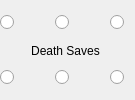
<?xml version="1.0" encoding="UTF-8"?>
<ui version="4.0">
 <class>DeathSaves</class>
 <widget class="QWidget" name="DeathSaves">
  <property name="geometry">
   <rect>
    <x>0</x>
    <y>0</y>
    <width>135</width>
    <height>100</height>
   </rect>
  </property>
  <property name="minimumSize">
   <size>
    <width>135</width>
    <height>100</height>
   </size>
  </property>
  <property name="maximumSize">
   <size>
    <width>135</width>
    <height>100</height>
   </size>
  </property>
  <property name="windowTitle">
   <string>Form</string>
  </property>
  <widget class="QRadioButton" name="death1">
   <property name="geometry">
    <rect>
     <x>0</x>
     <y>10</y>
     <width>25</width>
     <height>25</height>
    </rect>
   </property>
   <property name="minimumSize">
    <size>
     <width>25</width>
     <height>25</height>
    </size>
   </property>
   <property name="maximumSize">
    <size>
     <width>25</width>
     <height>25</height>
    </size>
   </property>
   <property name="cursor">
    <cursorShape>PointingHandCursor</cursorShape>
   </property>
   <property name="text">
    <string/>
   </property>
   <property name="iconSize">
    <size>
     <width>25</width>
     <height>25</height>
    </size>
   </property>
   <property name="checked">
    <bool>false</bool>
   </property>
   <property name="autoExclusive">
    <bool>false</bool>
   </property>
  </widget>
  <widget class="QRadioButton" name="death2">
   <property name="geometry">
    <rect>
     <x>55</x>
     <y>10</y>
     <width>25</width>
     <height>25</height>
    </rect>
   </property>
   <property name="minimumSize">
    <size>
     <width>25</width>
     <height>25</height>
    </size>
   </property>
   <property name="maximumSize">
    <size>
     <width>25</width>
     <height>25</height>
    </size>
   </property>
   <property name="cursor">
    <cursorShape>PointingHandCursor</cursorShape>
   </property>
   <property name="text">
    <string/>
   </property>
   <property name="iconSize">
    <size>
     <width>25</width>
     <height>25</height>
    </size>
   </property>
   <property name="checked">
    <bool>false</bool>
   </property>
   <property name="autoExclusive">
    <bool>false</bool>
   </property>
  </widget>
  <widget class="QRadioButton" name="death3">
   <property name="geometry">
    <rect>
     <x>110</x>
     <y>10</y>
     <width>25</width>
     <height>25</height>
    </rect>
   </property>
   <property name="minimumSize">
    <size>
     <width>25</width>
     <height>25</height>
    </size>
   </property>
   <property name="maximumSize">
    <size>
     <width>25</width>
     <height>25</height>
    </size>
   </property>
   <property name="cursor">
    <cursorShape>PointingHandCursor</cursorShape>
   </property>
   <property name="text">
    <string/>
   </property>
   <property name="iconSize">
    <size>
     <width>25</width>
     <height>25</height>
    </size>
   </property>
   <property name="checked">
    <bool>false</bool>
   </property>
   <property name="autoExclusive">
    <bool>false</bool>
   </property>
  </widget>
  <widget class="QRadioButton" name="life1">
   <property name="geometry">
    <rect>
     <x>55</x>
     <y>65</y>
     <width>25</width>
     <height>25</height>
    </rect>
   </property>
   <property name="minimumSize">
    <size>
     <width>25</width>
     <height>25</height>
    </size>
   </property>
   <property name="maximumSize">
    <size>
     <width>25</width>
     <height>25</height>
    </size>
   </property>
   <property name="cursor">
    <cursorShape>PointingHandCursor</cursorShape>
   </property>
   <property name="text">
    <string/>
   </property>
   <property name="iconSize">
    <size>
     <width>25</width>
     <height>25</height>
    </size>
   </property>
   <property name="checked">
    <bool>false</bool>
   </property>
   <property name="autoExclusive">
    <bool>false</bool>
   </property>
  </widget>
  <widget class="QRadioButton" name="life2">
   <property name="geometry">
    <rect>
     <x>110</x>
     <y>65</y>
     <width>25</width>
     <height>25</height>
    </rect>
   </property>
   <property name="minimumSize">
    <size>
     <width>25</width>
     <height>25</height>
    </size>
   </property>
   <property name="maximumSize">
    <size>
     <width>25</width>
     <height>25</height>
    </size>
   </property>
   <property name="cursor">
    <cursorShape>PointingHandCursor</cursorShape>
   </property>
   <property name="text">
    <string/>
   </property>
   <property name="iconSize">
    <size>
     <width>25</width>
     <height>25</height>
    </size>
   </property>
   <property name="checked">
    <bool>false</bool>
   </property>
   <property name="autoExclusive">
    <bool>false</bool>
   </property>
  </widget>
  <widget class="QRadioButton" name="life3">
   <property name="geometry">
    <rect>
     <x>0</x>
     <y>65</y>
     <width>25</width>
     <height>25</height>
    </rect>
   </property>
   <property name="minimumSize">
    <size>
     <width>25</width>
     <height>25</height>
    </size>
   </property>
   <property name="maximumSize">
    <size>
     <width>25</width>
     <height>25</height>
    </size>
   </property>
   <property name="cursor">
    <cursorShape>PointingHandCursor</cursorShape>
   </property>
   <property name="text">
    <string/>
   </property>
   <property name="iconSize">
    <size>
     <width>25</width>
     <height>25</height>
    </size>
   </property>
   <property name="checked">
    <bool>false</bool>
   </property>
   <property name="autoExclusive">
    <bool>false</bool>
   </property>
  </widget>
  <widget class="QLabel" name="label">
   <property name="geometry">
    <rect>
     <x>0</x>
     <y>40</y>
     <width>131</width>
     <height>21</height>
    </rect>
   </property>
   <property name="text">
    <string>Death Saves</string>
   </property>
   <property name="alignment">
    <set>Qt::AlignCenter</set>
   </property>
  </widget>
 </widget>
 <resources/>
 <connections/>
</ui>
